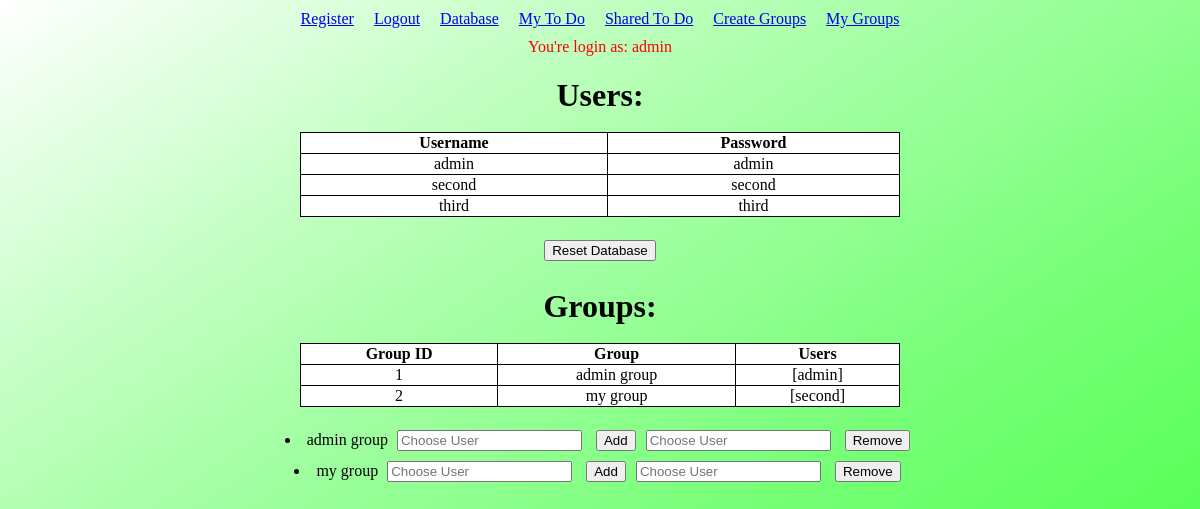
/database (signed in), run on an earlier commit of the app's database.
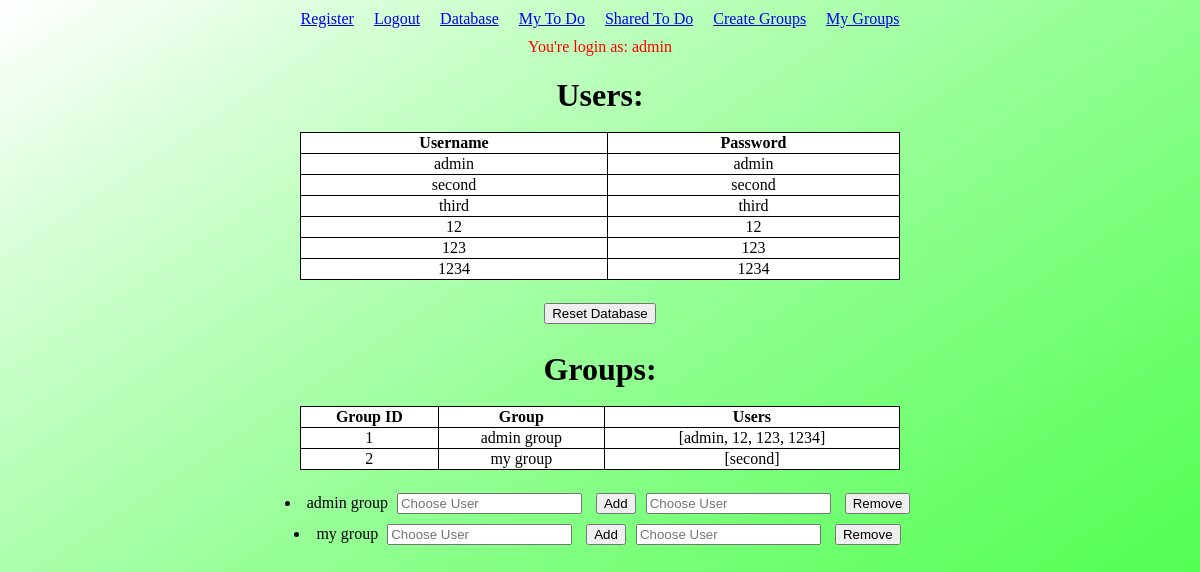
And on a later commit of the database.
### main.py (models this page shows, shortened)
class User(db.Model, UserMixin):
    id = db.Column(db.Integer, primary_key = True)
    username = db.Column(db.String(10), unique=True, index=True)
    password = db.Column(db.String(20))
    todos = db.relationship('Todo', backref='owner', lazy=True)
    def __repr__(self):
        return self.username

class Group(db.Model):
    id = db.Column(db.Integer, primary_key = True)
    name = db.Column(db.String(10), unique=True, index=True)
    password = db.Column(db.String(20))
    users = db.relationship('User',
                            secondary=groups,
                            backref=db.backref('groups',
                                                lazy='dynamic',
                                                order_by=name))
    def __repr__(self):
        return self.name

### main.py (the view)
@app.route("/database")
@login_required
def database():
    if current_user.username == 'admin':
        users = User.query.all()
        groups = Group.query.all()
        return render_template('database.html', users=users, groups=groups)
    abort(401)

### main.py (called while the page is built)
@login_manager.user_loader
def load_user(user_id):
    return User.query.get(int(user_id))

### templates/database.html
{% extends "layout.html" %}
{% block content %}
    <h1>Users:</h1>
    <br>
    <table style="width: 50%; margin-left: auto; margin-right: auto;">
        <tr>
            <th>Username</th>
            <th>Password</th>
        </tr>
        {% for user in users %}
            <tr>
                <td style="text-align: center;"> {{ user.username }} </td>
                <td style="text-align: center;"> {{ user.password }} </td>
            </tr>
        {% endfor %}
    </table>
    <br>
    <form action="/resetdb" method="POST">
        <input type="submit" value="Reset Database">
    </form>
    <h1>Groups:</h1>
    <br>
    <table style="width: 50%; margin-left: auto; margin-right: auto;">
        <tr>
            <th>Group ID</th>
            <th>Group</th>
            <th>Users</th>
        </tr>
        {% for group in groups %}
            <tr>
                <td style="text-align: center;"> {{ group.id }} </td>
                <td style="text-align: center;"> {{ group }} </td>
                <td style="text-align: center;"> {{ group.users }} </td>
            </tr>
        {% endfor %}
    </table>
    <br>
    {% for group in groups %}
        <div class="Container">
            <form action="/addToGroup/{{ group.id }}" method="POST">
            <li>{{ group }} <input type="text" placeholder="Choose User" name="chosenUser"> <input type="submit" value="Add"> </li>
            </form>
            <form action="/removeFromGroup/{{ group.id }}" method="POST">
            <input type="text" placeholder="Choose User" name="chosenUser">
            <input type="submit" value="Remove">
            </form>
        </div>
    {% endfor %}
{% endblock %}

### templates/layout.html (shortened to what this page needs)
<!DOCTYPE html>
<html lang="en">
<head>
    <link rel="stylesheet" href="{{ url_for('static', filename='styles.css') }}">
</head>
<body>
    <section class="links">
        <a href="{{ url_for('register') }}">Register</a>
        <br>
        {% if current_user.is_authenticated %}
            <a href="{{ url_for('logout') }}">Logout</a>
        {% else %}
            <a href="{{ url_for('login') }}">Login</a>
        {% endif %}
        <br>
        <a href="{{ url_for('database') }}">Database</a>
        <br>
        <a href="{{ url_for('mytodo') }}">My To Do</a>
        <br>
        <a href="{{ url_for('sharedtodo') }}">Shared To Do</a>
        <br>
        <a href="{{ url_for('create_group') }}">Create Groups</a>
        <br>
        <a href="{{ url_for('my_groups') }}">My Groups</a>
        <br>
    </section>
    <div class="login-info">
        {% if current_user.is_authenticated %}
            <span>You're login as: {{  current_user.username }}</span>
        {% else %}
            <span>You're not login.</span>
        {% endif %}
    </div>
    {% block content %}{% endblock %}
</body>
</html>

### static/styles.css (style rules this page uses)
html, body { margin: 0; padding: 0; background-image: linear-gradient(to right bottom, rgba(0,255,0,0), rgba(0,255,0,0.5)); background-size: cover; background-repeat: no-repeat; width: 100%; min-height: 100vh; }
.links { display: flex; align-items: center; justify-content: center; }
.links a { margin: 10px; }
.login-info { text-align: center; color: red; }
h1 { text-align: center; margin-bottom: 0; }
form { text-align: center; }
input { margin: 5px; }
table, th, td { border: 1px solid black; border-collapse: collapse; color: black; background-color: white; }
.Container { display: flex; flex-wrap: wrap; justify-content: center; }

What changed in the data, as far as the page shows it:
added User: username "12", password "12"
added User: username "123", password "123"
added User: username "1234", password "1234"
computed for Group "admin group": users "[admin]" → "[admin, 12, 123, 1234]"
